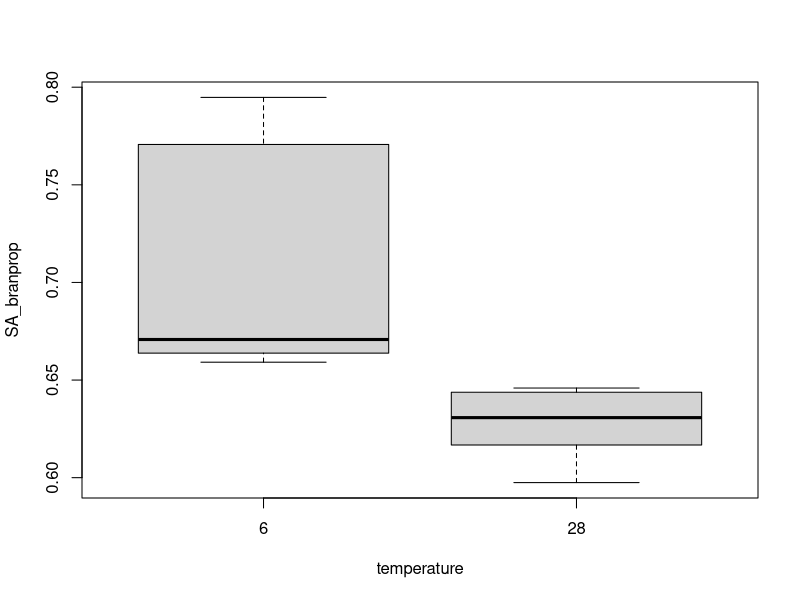
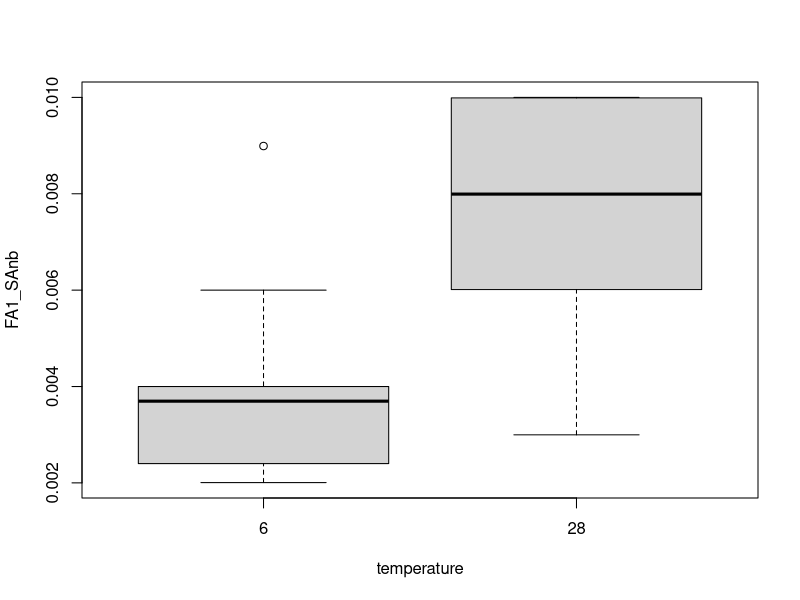
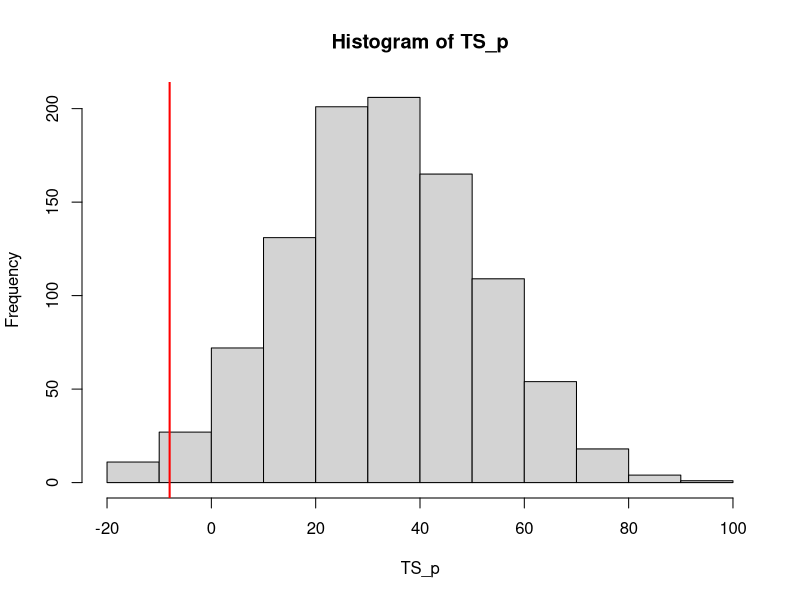
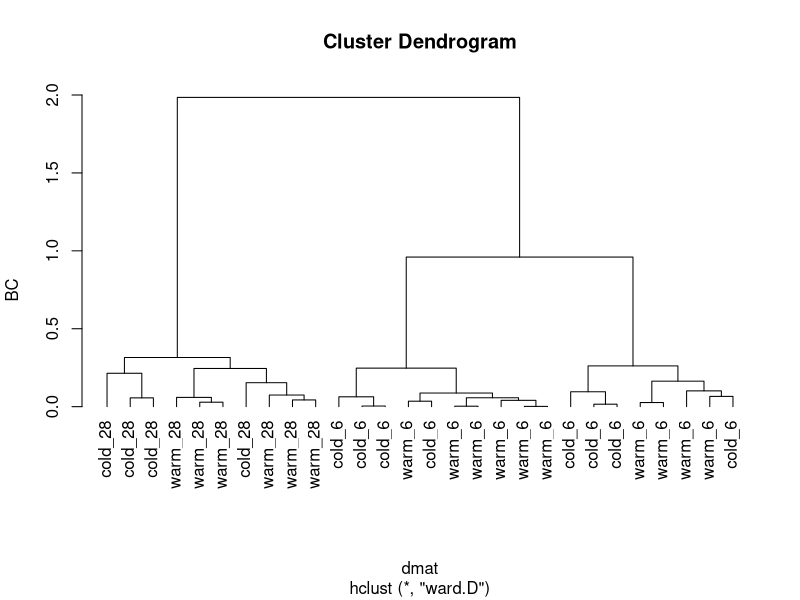
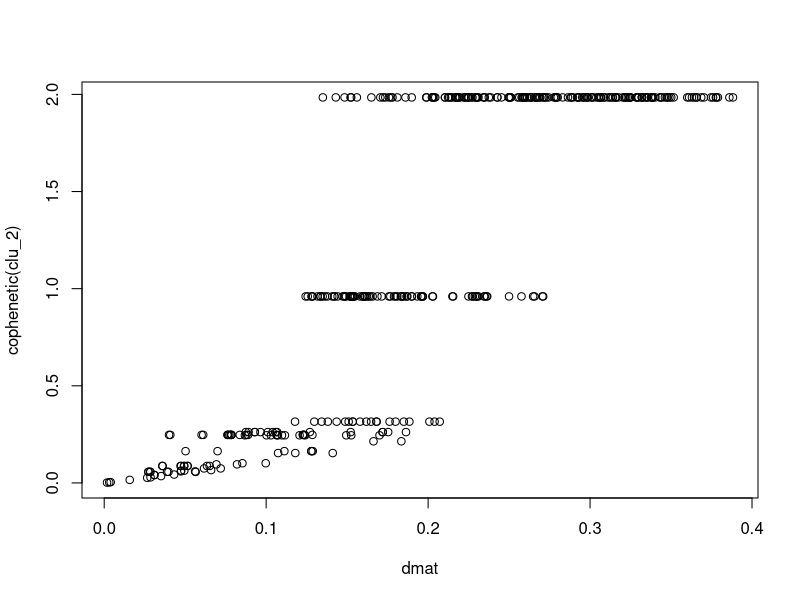
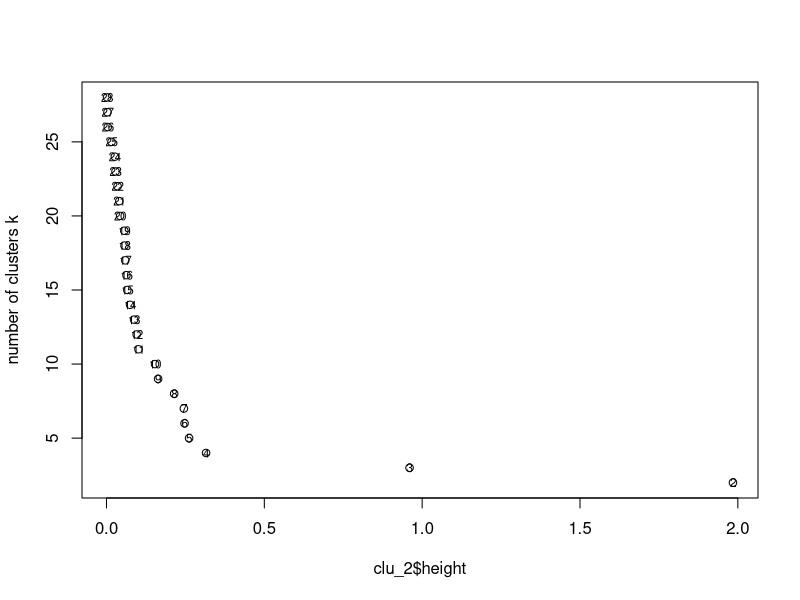
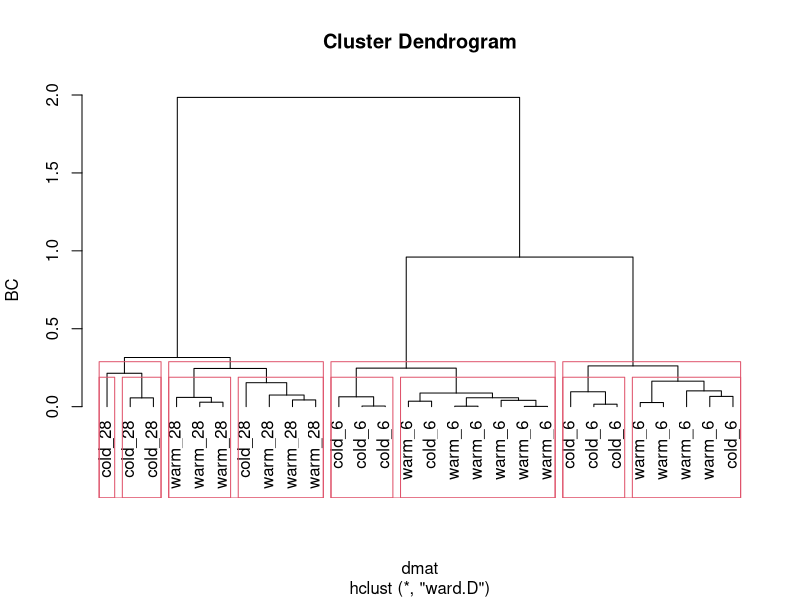
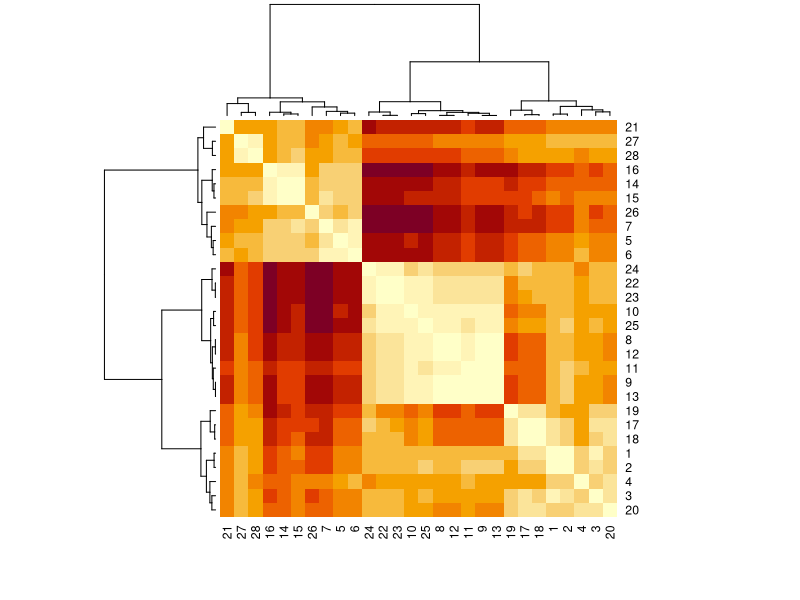

Write the R code that produced these figures, in order. (Note: this script raises an error after producing the figures.)
## ---- chunk 1
knitr::opts_chunk$set(echo = TRUE, error=TRUE)
## ---- chunk 2
library(vegan)
library(MASS)

lipids<-read.table(file="data/BacterialMembrane.txt",header=TRUE)
names(lipids)
## ---- chunk 3
lipids$temperature = factor(lipids$temperature)
lipids_w<-subset(lipids,subset=isolate=="warm")
t.test(SA_branprop~temperature,data=lipids_w)
boxplot(SA_branprop~temperature,data=lipids_w)
t.test(FA1_SAnb~temperature,data=lipids_w)
boxplot(FA1_SAnb~temperature,data=lipids_w)
## ---- chunk 4
lipids_w = lipids[lipids$isolate == 'warm',]
# several "homemade" TSs possible: difference of rank sums between samples, difference of sample means, difference of sample means weighted by variance, just the formula of the t-statistic anyway. 
# rank(x) # to get ranks of a vector if such a transformation is desired
# sample(x) # creates a random permutation of x

# here we use a rank sum difference similar to the U-test

ranks<-rank(lipids_w$FA1_SAnb)
x1 = ranks[lipids_w$temperature == "6"] # ranks of response x for first temp treatment
x2 =  ranks[lipids_w$temperature == "28"] # same for second temp treatment
TS_emp<-sum(x1)-sum(x2) # computing TS=rank sum difference

TS_p<-numeric(999) # a vector to collect TS computed after permutation
for (i in 1:999) {
	temp_p = sample(lipids_w$temperature) # random assignment of temp to objects
	x1 = ranks[temp_p == "6"] # ranks of response x for first temp treatment
	x2 =  ranks[temp_p == "28"] # same for second temp treatment
	TS_p[i] = sum(x1)-sum(x2) # computing TS=rank sum difference
}
## null distribution of TSs
hist(TS_p)

# assess how likely your "empirical" TS is given this null distribution
# the "empirical" one is the TS computed for the unpermuted data!
abline(v = TS_emp, col='red', lwd=2)

##  how likely is a value as or more extreme than the observed if the null is true
## if we want to do a one-sided test
sum(TS_p <= TS_emp) / 1000 # change >/< depending on hypothesis
# double to get P for two-sided test
## ---- chunk 5
library(vegan)
lipids2<-lipids[,grep("FA",names(lipids))] # choose only FA columns
apply(lipids2,1,sum) # confirm proportional data
dmat = vegdist(lipids2, method = "bray") # compute a dissimilarity matrix

clu_1<-hclust(dmat, method = "single") # one of many possible solutions, play with setting for method, check help(hclust)
clu_2<-hclust(dmat, method = "ward.D")

# then compare effect of agglomeration method on dendrogram
combifac<-paste(lipids$isolate,lipids$temperature,sep="_")
plot(clu_2, hang = -1, labels = combifac, ylab = "BC")

names(clu_2)

# which agglomeration method (and thus dendrogram) is best?
cophenetic(clu_2) # linkage distances in dendrogram
plot(dmat,cophenetic(clu_2))
cor(dmat,cophenetic(clu_2),method="spearman")
# could compare several clustering methods with this

# define subgroups
plot(clu_2$height,nrow(lipids):2,,ylab="number of clusters k") # look for jumps to define a "cutting distance"
text(clu_2$height,nrow(lipids):2,labels=nrow(lipids):2,cex=0.7)

cutree(clu_2,k=4) # gives a new grouping defined from dendrogram
cutree(clu_2,h=0.5)

# some more graphing options
plot(clu_2, hang = -1, labels = combifac, ylab = "BC")
rect.hclust(clu_2,k=4)
rect.hclust(clu_2,h=0.2)

# more plotting and cutting options with dendrogram()
lipids_dend<-as.dendrogram(clu_2)
heatmap(as.matrix(dmat),Rowv=lipids_dend,symm=TRUE)
## ---- chunk 6
pcoa = cmdscale(dmat, k = 2, eig=TRUE) # always computes all axes, but will only report scores of k=2
pcoa$eig # to assess importance of axes
# note some negative eigenvalues (variances!) for less important axes caused by squeezing the semimetric BC into a Euclidean space

plot(pcoa$points) # score plot
# use isolate and temperature information to color and set point characters

pch.temperature <- as.integer(as.character(lipids$temperature))
pch.temperature[pch.temperature==6]<-21
pch.temperature[pch.temperature==28]<-23

library(RColorBrewer)
cols = brewer.pal(8, "Set2")
col.isolate = as.character(lipids$isolate)
col.isolate[col.isolate == "warm"] = cols[1]
col.isolate[col.isolate == "cold"] = cols[2]

plot(pcoa$points,pch=pch.temperature,bg=col.isolate) # score plot

# to show variables
plot(envfit(pcoa,env=lipids2))
ordisurf(x=pcoa,y=lipids2$FA1_SAnb,add=TRUE) # as contourplot

## ---- chunk 7
mds_lipids = metaMDS(comm = lipids2, distance = "bray", k = 2, trymax = 100) # to run a NMDS, $points to get scores, $stress to get information about fit
mds_lipids$stress
## % of dissimilarities unrepresented

stressplot(mds_lipids) # to compare configuration distances with dissimilarities
goodness(mds_lipids) # sample-specific goodness of fit

plot(mds_lipids$points,asp=1,pch=pch.temperature,bg=col.isolate)

# to define space using the variables
wascores(mds_lipids$points,lipids2) # variables as weighted averages of site (=sample) scores
ordisurf(x=mds_lipids,y=lipids2$FA1_SAnb) # as contourplot
envfit(mds_lipids,env=lipids2) # take care: behaviour of variables not necessarily monotonous in ordination space

# some more useful graphical tools
plot(mds_lipids$points,asp=1,pch=pch.temperature,bg=col.isolate)
ordispider(mds_lipids,combifac)
ordihull()
ordiellipse()
ordicluster()
## ---- chunk 8
bd<-betadisper(dmat,group=combifac) # to test dispersion, works only with one factor
anova(bd) # test for dispersion differences
anova(lm(bd$distances~isolate*temperature,data=lipids))
adonis(dmat~isolate*temperature,data=lipids) # PERMANOVA, just use like aov() or lm()
